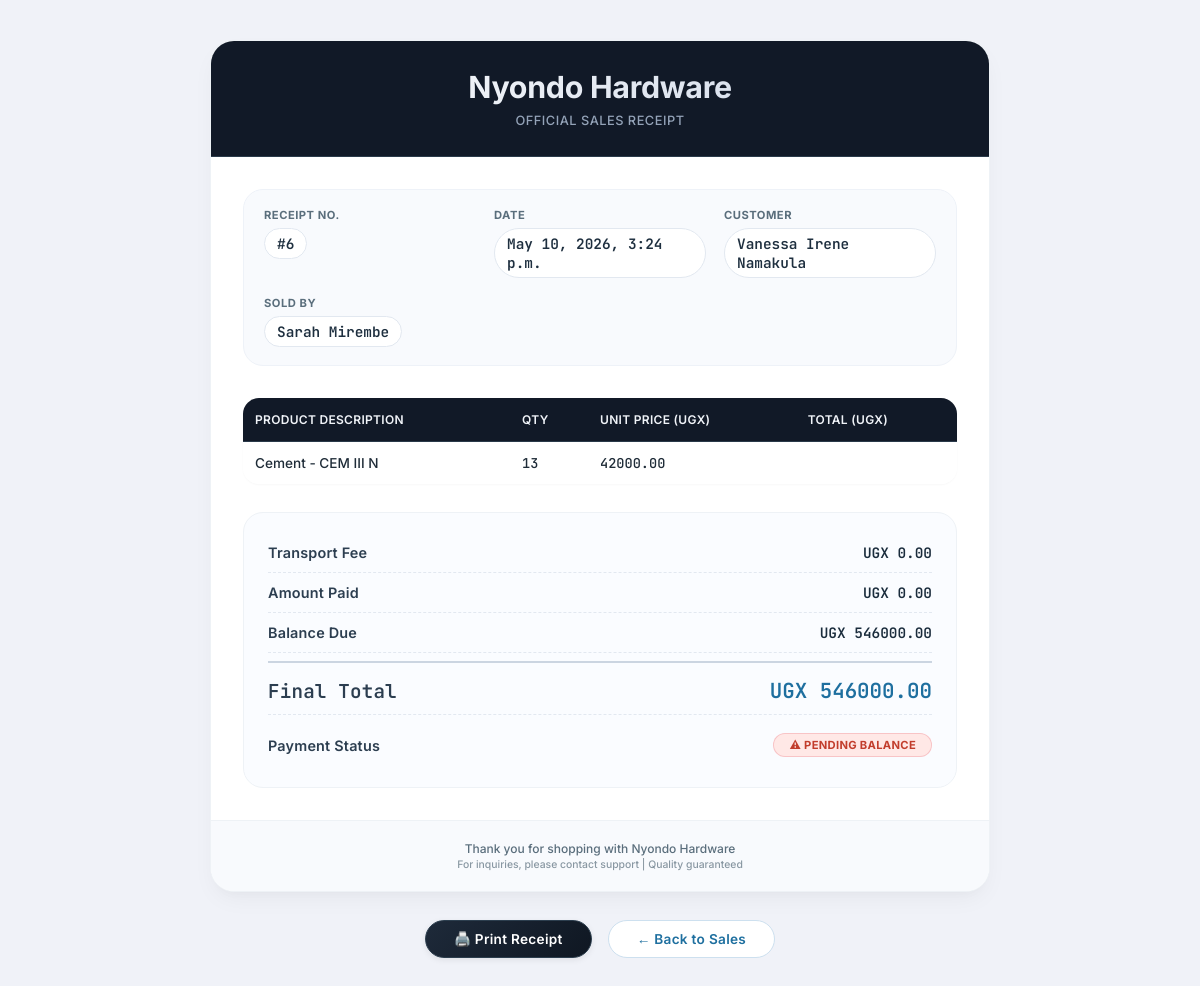
The page /sale/receipt/6 on the database as committed earlier.
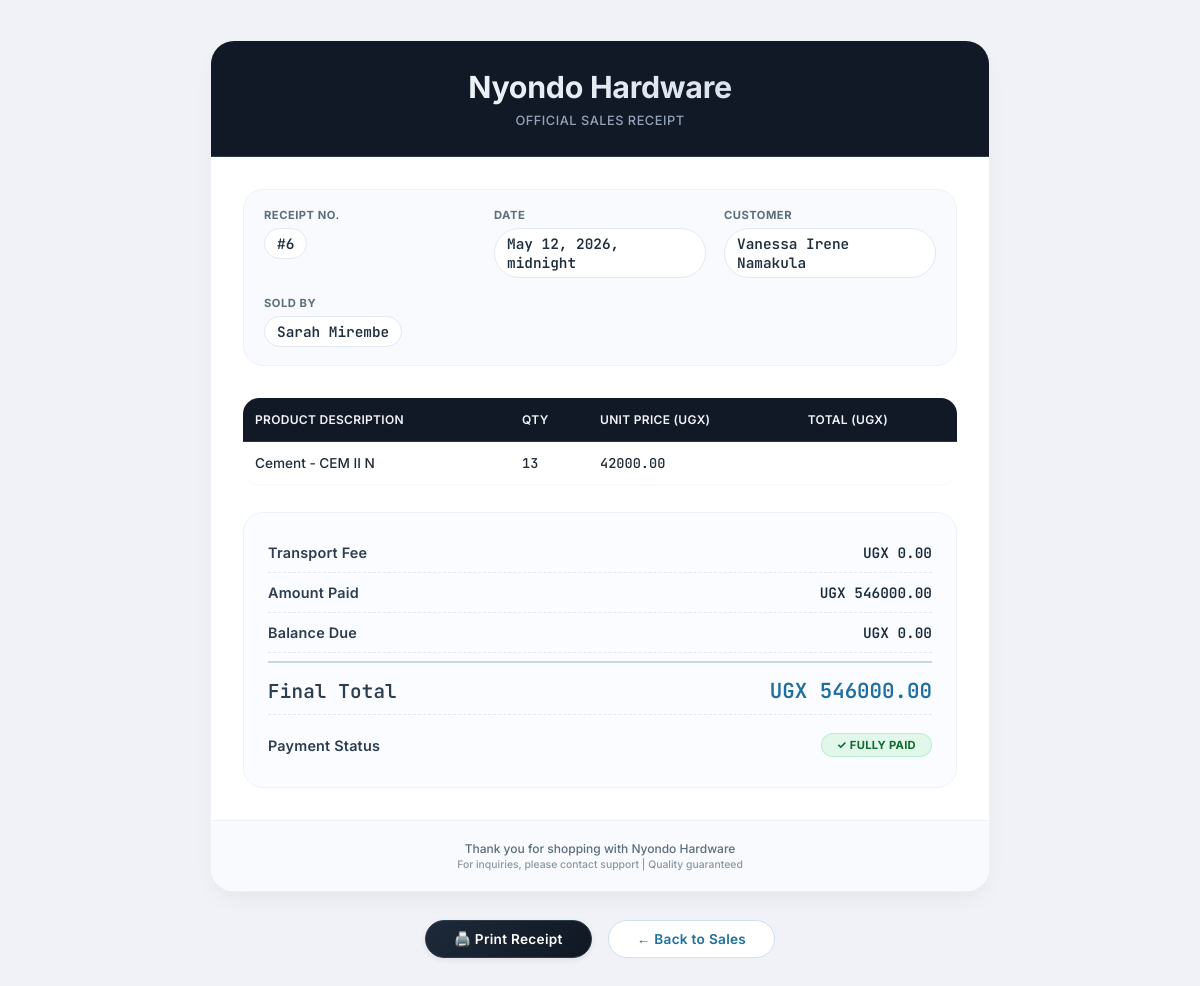
The same page on the database as committed later.
### web/models.py (models this page shows, shortened)
class Sale(models.Model):
    PAYMENT_METHOD_CHOICES = [
        ('cash', 'Cash'),
        ('mobile_money', 'Mobile Money'),
        ('bank_transfer', 'Bank Transfer'),
        ('credit', 'Credit'),
    ]
    product = models.ForeignKey(
        Stock,
        on_delete=models.PROTECT
    )
    customer = models.ForeignKey(
        Customer,
        on_delete=models.SET_NULL,
        null=True
    )
    quantity_sold = models.IntegerField(
        validators=[MinValueValidator(1)]
    )
    unit_selling_price = models.DecimalField(
        max_digits=12,
        decimal_places=2,
        validators=[MinValueValidator(Decimal('0.01'))]
    )
    unit_cost_price = models.DecimalField(
        max_digits=12,
        decimal_places=2,
        validators=[MinValueValidator(Decimal('0.01'))]
    )
    subtotal = models.DecimalField(
        max_digits=12,
        decimal_places=2,
        default=Decimal('0.00')
    )
    profit = models.DecimalField(
        max_digits=12,
        decimal_places=2,
        default=Decimal('0.00')
    )
    final_total = models.DecimalField(
        max_digits=12,
        decimal_places=2,
        default=Decimal('0.00')
    )
    payment_method = models.CharField(
        max_length=20,
        choices=PAYMENT_METHOD_CHOICES,
        default='cash'
    )
    transport_fee = models.DecimalField(
        max_digits=12,
        decimal_places=2,
        default=Decimal('0.00'),
        validators=[MinValueValidator(Decimal('0.00'))]
    )
    amount_paid = models.DecimalField(
        max_digits=12,
        decimal_places=2,
        default=Decimal('0.00')
    )
    balance_due = models.DecimalField(
        max_digits=12,
        decimal_places=2,
        default=Decimal('0.00')
    )
    due_date = models.DateTimeField(
        blank=True,
        null=True
    )
    is_fully_paid = models.BooleanField(default=False)
    sale_date = models.DateTimeField(auto_now_add=True)
    sold_by = models.CharField(
        max_length=50,
        blank=True,
        null=True
    )
    notes = models.TextField(
        blank=True,
        null=True
    )

class Stock(models.Model):
    CATEGORY_CHOICES = [
        ('cement', 'Cement'),
        ('steel', 'Steel / Iron Bars'),
        ('nails', 'Nails'),
        ('hardware', 'Hardware'),
        ('roofing', 'Roofing'),
    ]
    STATUS_CHOICES = [
        ('critical', 'Critical - Below 10 units'),
        ('low', 'Low Stock - Below 30 units'),
        ('normal', 'Normal Stock'),
        ('overstock', 'Overstock'),
    ]
    PAYMENT_METHOD_CHOICES = [
        ('cash', 'Cash'),
        ('bank_transfer', 'Bank Transfer'),
        ('credit', 'Credit (Pay Later)'),
        ('cheque', 'Cheque'),
        ('mobile_money', 'Mobile Money'),
    ]
    UNIT_CHOICES = [
        ('pcs', 'Pieces'),
        ('kg', 'Kilograms'),
        ('bags', 'Bags'),
    ]
    product_name = models.CharField(max_length=50)
    category = models.CharField(
        max_length=60,
        choices=CATEGORY_CHOICES
    )
    description = models.TextField(
        blank=True,
        null=True
    )
    quantity = models.IntegerField(
        default=0,
        validators=[MinValueValidator(0)]
    )
    minimum_stock_level = models.IntegerField(
        default=10,
        validators=[MinValueValidator(0)]
    )
    maximum_stock_level = models.IntegerField(
        default=500,
        validators=[MinValueValidator(0)]
    )
    reorder_quantity = models.IntegerField(
        default=50,
        validators=[MinValueValidator(0)]
    )
    unit = models.CharField(
        max_length=10,
        choices=UNIT_CHOICES,
        default='pcs'
    )
    unit_cost = models.DecimalField(
        max_digits=12,
        decimal_places=2,
        validators=[MinValueValidator(Decimal('0.01'))]
    )
    selling_price = models.DecimalField(
        max_digits=12,
        decimal_places=2,
        validators=[MinValueValidator(Decimal('0.01'))]
    )
    received_date = models.DateField(auto_now_add=True)
    supplier = models.ForeignKey(
        Supplier,
        on_delete=models.SET_NULL,
        null=True
    )
    payment_method = models.CharField(
        max_length=20,
        choices=PAYMENT_METHOD_CHOICES,
        default='cash'
    )
    credit_due_date = models.DateField(
        blank=True,
        null=True
    )
    is_paid = models.BooleanField(default=False)
    status = models.CharField(
        max_length=20,
        choices=STATUS_CHOICES,
        default='normal'
    )
    notes = models.TextField(
        blank=True,
        null=True
    )

class Customer(models.Model):
    name = models.CharField(max_length=100)
    contact = models.CharField(
        max_length=20,
        blank=True,
        null=True
    )
    email = models.EmailField(
        blank=True,
        null=True
    )
    address = models.TextField(
        blank=True,
        null=True
    )
    nin = models.CharField(
        max_length=20,
        unique=True
    )
    distance_km = models.DecimalField(
        max_digits=5,
        decimal_places=2,
        default=Decimal('0.00')
    )
    is_credit_customer = models.BooleanField(default=False)

### web/views.py (the view)
# urls.py: path('sale/receipt/<int:pk>', views.receipt, name="receipt"),
def receipt(request,pk):
    sale = get_object_or_404(Sale,pk=pk)
    context = {
        "sale":sale
    }
    return render(request,"receipt.html", context)

### web/templates/receipt.html (shortened to what this page needs)
<!DOCTYPE html>
<html lang="en">
<head>
</head>
<body>
<div class="receipt-wrapper">
    <div class="receipt-container">
        <div class="receipt-header">
            <h1>Nyondo Hardware</h1>
            <p>Official Sales Receipt</p>
        </div>
        <div class="receipt-content">
            <div class="receipt-info">
                <div class="info-block">
                    <span class="info-label"> Receipt No.</span>
                    <span class="info-value">#{{ sale.id }}</span>
                </div>
                <div class="info-block">
                    <span class="info-label"> Date</span>
                    <span class="info-value">{{ sale.sale_date }}</span>
                </div>
                <div class="info-block">
                    <span class="info-label"> Customer</span>
                    <span class="info-value">{{ sale.customer.name }}</span>
                </div>
                <div class="info-block">
                    <span class="info-label"> Sold By</span>
                    <span class="info-value">{{ sale.sold_by }}</span>
                </div>
            </div>
            <table class="items-table">
                <thead>
                    <tr>
                        <th>Product Description</th>
                        <th>Qty</th>
                        <th>Unit Price (UGX)</th>
                        <th>Total (UGX)</th>
                    </tr>
                </thead>
                <tbody>
                    <tr>
                        <td class="product-name">{{ sale.product.product_name }}</td>
                        <td>{{ sale.quantity_sold }}</td>
                        <td>{{ sale.unit_selling_price|floatformat:2 }}</td>
                        <td>{{ sale.total_price|floatformat:2 }}</td>
                    </tr>
                </tbody>
            </table>
            <div class="totals-card">
                <div class="total-row">
                    <span class="total-label"> Transport Fee</span>
                    <span class="total-amount">UGX {{ sale.transport_fee|floatformat:2 }}</span>
                </div>
                <div class="total-row">
                    <span class="total-label"> Amount Paid</span>
                    <span class="total-amount">UGX {{ sale.amount_paid|floatformat:2 }}</span>
                </div>
                <div class="total-row">
                    <span class="total-label"> Balance Due</span>
                    <span class="total-amount">UGX {{ sale.balance_due|floatformat:2 }}</span>
                </div>
                <div class="total-row grand-total">
                    <span class="total-label"> Final Total</span>
                    <span class="total-amount">UGX {{ sale.final_total|floatformat:2 }}</span>
                </div>
                <div class="total-row" style="margin-top: 8px;">
                    <span class="total-label"> Payment Status</span>
                    <span>
                        {% if sale.is_fully_paid %}
                            <span class="status-paid">✓ FULLY PAID</span>
                        {% else %}
                            <span class="status-pending">⚠ PENDING BALANCE</span>
                        {% endif %}
                    </span>
                </div>
            </div>
        </div>
        <div class="receipt-footer">
            <span> Thank you for shopping with Nyondo Hardware </span><br>
            <span style="font-size: 0.65rem; opacity: 0.7;">For inquiries, please contact support | Quality guaranteed</span>
        </div>
    </div>
    <div class="button-group">
        <button onclick="window.print()" class="btn print-btn">
            🖨️ Print Receipt
        </button>
        <a href="{% url 'sale_list' %}" class="btn back-btn">
            ← Back to Sales
        </a>
    </div>
</div>
</body>
</html>

Rows that differ between the two databases and show on the page:
changed Sale "Sarah Mirembe": sale_date "May 10, 2026, 3:24 p.m." → "May 12, 2026, midnight"; product.product_name "Cement - CEM III N" → "Cement - CEM II N"; amount_paid "0.00" → "546000.00"; balance_due "546000.00" → "0.00"; is_fully_paid False → True (drawn)
Other text that changed with them:
text no longer shown: "⚠ PENDING BALANCE"
text now shown: "✓ FULLY PAID"
